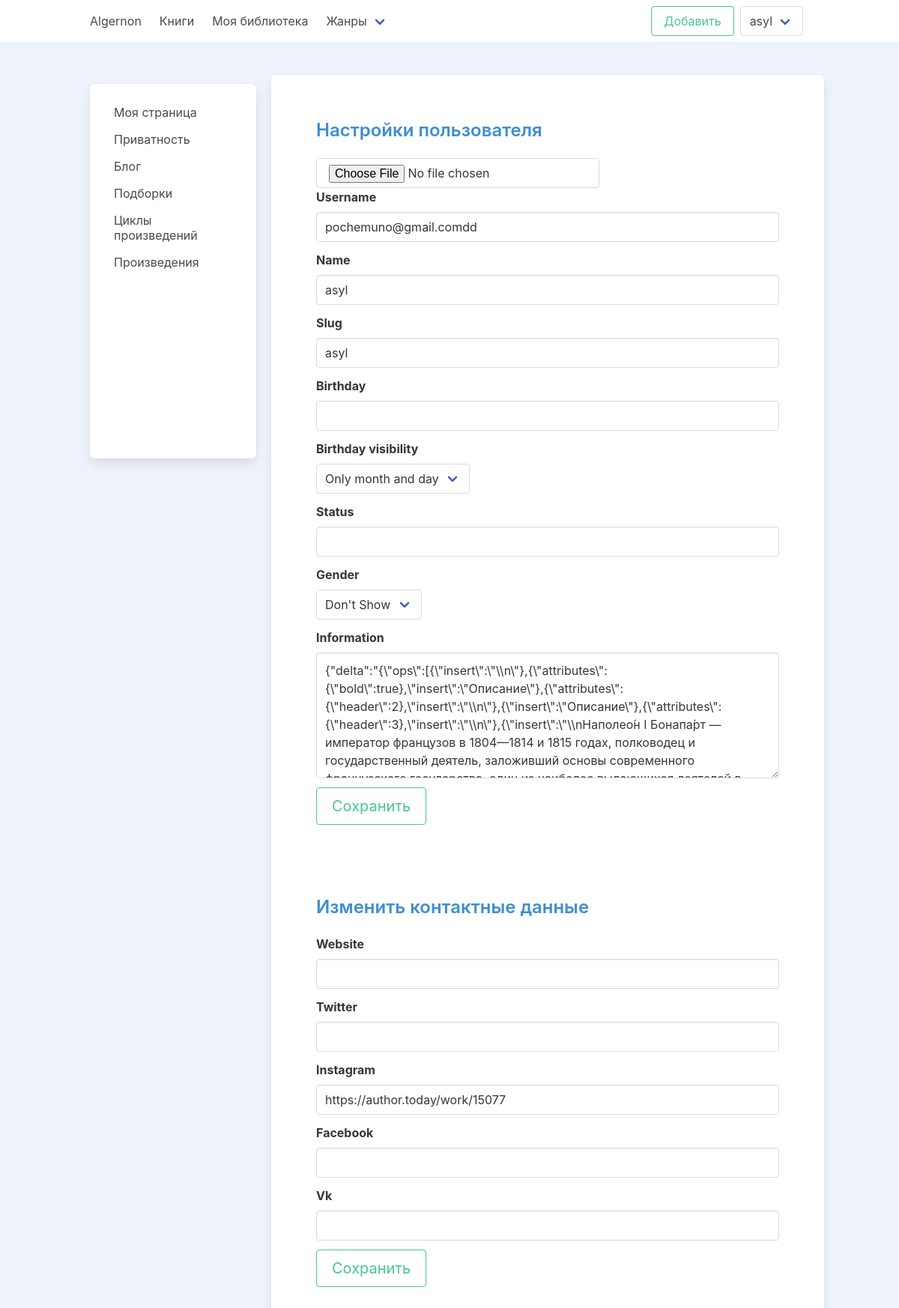
The app's page /account/my-page/ (signed in), older data.
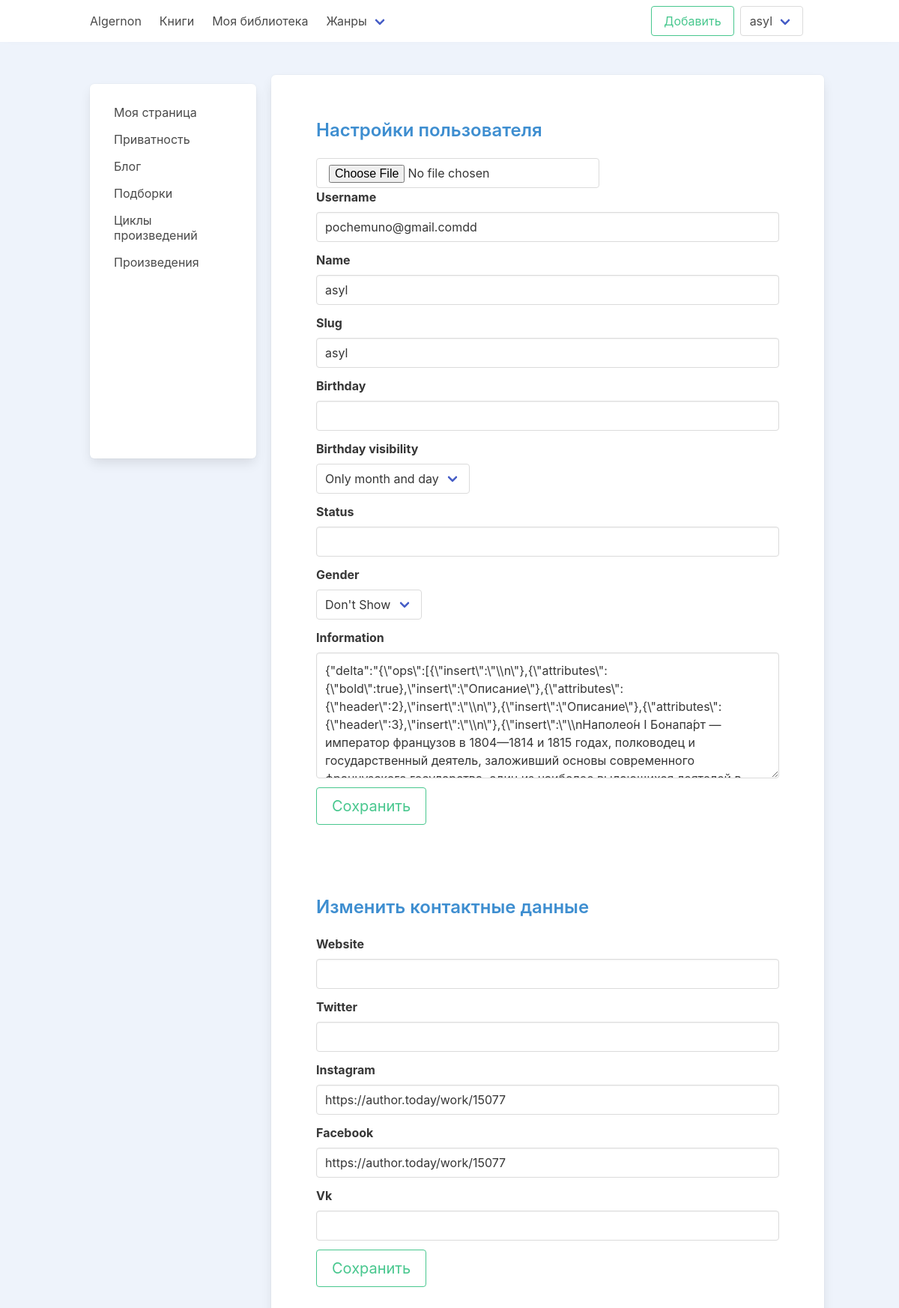
The same page, newer data.
### account/models.py (models this page shows, shortened)
class Contact(models.Model):
    user = models.OneToOneField(
        settings.AUTH_USER_MODEL,
        on_delete=models.CASCADE,
        related_name='contact',
    )
    website = models.URLField(null=True, blank=True)
    email = models.EmailField(null=True, blank=True)
    twitter = models.URLField(null=True, blank=True)
    vk = models.URLField(null=True, blank=True)
    instagram = models.URLField(null=True, blank=True)
    facebook = models.URLField(null=True, blank=True)

### account/views.py (the view)
# urls.py: path('my-page/', views.UserSettingsUpdateView.as_view(), name='settings'),
class UserSettingsUpdateView(LoginRequiredMixin, View):
    def get(self, request, *args, **kwargs):
        settings_form = SettingsForm(instance=request.user)
        contact_form = ContactForm(instance=request.user.contact)
        context = {
            'settings_form': settings_form,
            'contact_form': contact_form,
        }
        return render(request, 'account/settings_form.html', context)

### account/forms.py
class ContactForm(forms.ModelForm):
    class Meta:
        model = Contact
        fields = ['website', 'twitter',
                  'vk', 'facebook', 'instagram']
        widgets = {
            'website': forms.URLInput(attrs={
                'class': 'input'
            }),
            'twitter': forms.URLInput(attrs={
                'class': 'input'
            }),
            'vk': forms.URLInput(attrs={
                'class': 'input'
            }),
            'facebook': forms.URLInput(attrs={
                'class': 'input'
            }),
            'instagram': forms.URLInput(attrs={
                'class': 'input'
            }),
        }

### account/models.py (called while the page is built)
    def get_absolute_url(self):
        return reverse('account:profile', args=[self.slug])

    def get_account_lib_url(self):
        return reverse('account:library', args=[self.slug])

### books/custom_context_processor.py (called while the page is built)
def genre_list(request):
    return {
        'genres': Genre.objects.all()
    }

### templates/account/settings_form.html (shortened to what the changed rows need)
{% extends 'profile_base.html' %}
{% block content %}
    <section class="section">
        <h1 class="title is-4 has-text-info">Настройки пользователя</h1>
    </section>
    <section class="section">
        <h1 class="title is-4 has-text-info">Изменить контактные данные</h1>
        <form action="{% url 'account:update_contacts' %}" method="post">
            <div class="field">
                <div class="control">
                    {{ contact_form.website }}
                </div>
            </div>
            <div class="field">
                <div class="control">
                    {{ contact_form.twitter }}
                </div>
            </div>
            <div class="field">
                <div class="control">
                    {{ contact_form.instagram }}
                </div>
            </div>
            <div class="field">
                <div class="control">
                    {{ contact_form.facebook }}
                </div>
            </div>
            <div class="field">
                <div class="control">
                    {{ contact_form.vk }}
                </div>
            </div>
        </form>
    </section>
{% endblock content %}

Row changes from the older to the newer data that the page shows:
changed Contact "https://author.today/work/15077": facebook (not shown) → "https://author.today/work/15077"
